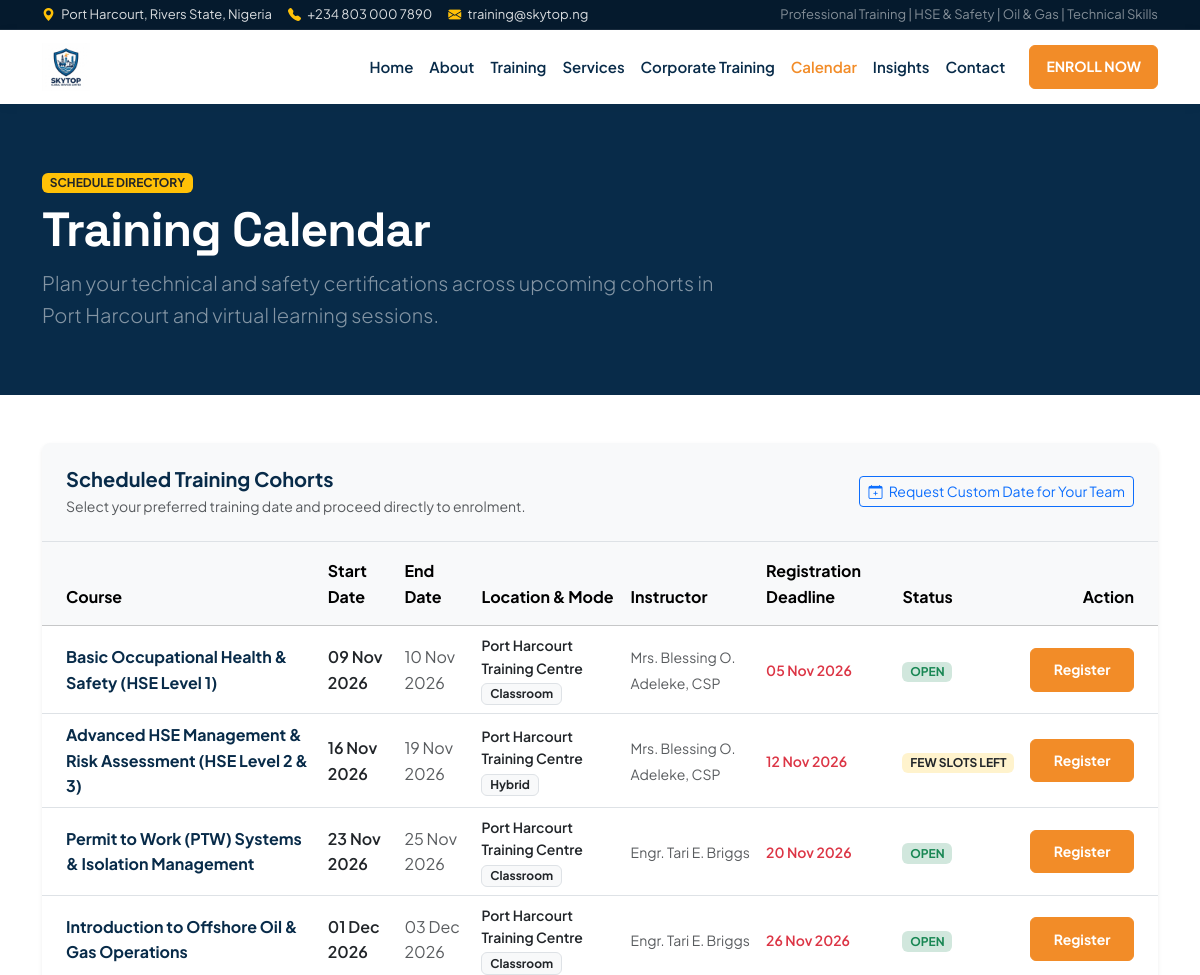
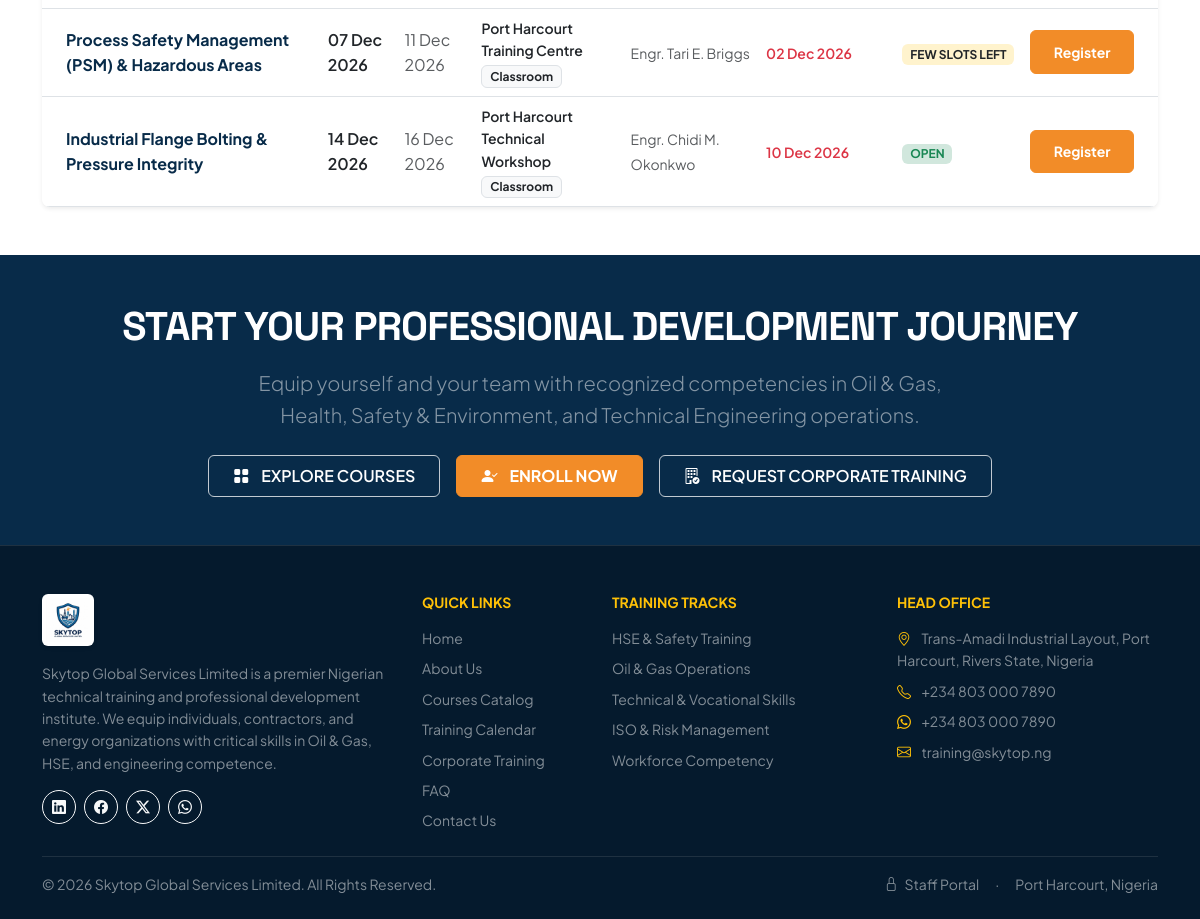
Screenshot of /training-calendar.php with the database file from the repository (2 pictures, top to bottom).
### tables this page shows
CREATE TABLE training_schedules (
    id INT AUTO_INCREMENT PRIMARY KEY,
    course_id INT NOT NULL,
    instructor_id INT NULL,
    start_date DATE NOT NULL,
    end_date DATE NOT NULL,
    location_name VARCHAR(150) NOT NULL DEFAULT 'Port Harcourt Training Centre',
    venue_address VARCHAR(255) DEFAULT 'Skytop Corporate Centre, Port Harcourt, Rivers State',
    training_mode ENUM('Classroom', 'Online', 'Hybrid', 'Corporate On-site') DEFAULT 'Classroom',
    capacity INT DEFAULT 25,
    slots_available INT DEFAULT 25,
    registration_deadline DATE NOT NULL,
    status ENUM('OPEN', 'FEW SLOTS LEFT', 'FULL', 'COMPLETED') DEFAULT 'OPEN',
    created_at TIMESTAMP DEFAULT CURRENT_TIMESTAMP,
    updated_at TIMESTAMP DEFAULT CURRENT_TIMESTAMP ON UPDATE CURRENT_TIMESTAMP,
    CONSTRAINT fk_schedule_course FOREIGN KEY (course_id) REFERENCES courses(id) ON DELETE CASCADE,
    CONSTRAINT fk_schedule_instructor FOREIGN KEY (instructor_id) REFERENCES instructors(id) ON DELETE SET NULL
);

CREATE TABLE courses (
    id INT AUTO_INCREMENT PRIMARY KEY,
    category_id INT NOT NULL,
    title VARCHAR(200) NOT NULL,
    slug VARCHAR(220) NOT NULL UNIQUE,
    short_description TEXT NOT NULL,
    overview LONGTEXT NOT NULL,
    learning_outcomes TEXT NULL,
    target_audience TEXT NULL,
    level ENUM('Beginner', 'Intermediate', 'Advanced', 'All Levels') DEFAULT 'Beginner',
    duration VARCHAR(50) NOT NULL,  
    training_mode ENUM('Classroom', 'Online', 'Hybrid', 'Corporate On-site') DEFAULT 'Classroom',
    fee_ngn DECIMAL(12, 2) NOT NULL DEFAULT 0.00,
    featured_image VARCHAR(255) NULL,
    is_featured BOOLEAN DEFAULT FALSE,
    status ENUM('active', 'archived') DEFAULT 'active',
    created_at TIMESTAMP DEFAULT CURRENT_TIMESTAMP,
    updated_at TIMESTAMP DEFAULT CURRENT_TIMESTAMP ON UPDATE CURRENT_TIMESTAMP,
    CONSTRAINT fk_course_category FOREIGN KEY (category_id) REFERENCES course_categories(id) ON DELETE CASCADE
);

CREATE TABLE instructors (
    id INT AUTO_INCREMENT PRIMARY KEY,
    full_name VARCHAR(120) NOT NULL,
    title VARCHAR(150) NOT NULL,
    specialization VARCHAR(150) NOT NULL,
    bio TEXT NOT NULL,
    photo VARCHAR(255) NULL,
    email VARCHAR(150) NULL,
    phone VARCHAR(50) NULL,
    status ENUM('active', 'inactive') DEFAULT 'active',
    created_at TIMESTAMP DEFAULT CURRENT_TIMESTAMP
);

### models/Training.php (called while the page is built, shortened)
<?php
class Training {
    public static function getAll(): array {
        $db = Database::getConnection();
        $stmt = $db->query("SELECT s.*, c.title AS course_title, i.full_name AS instructor_name
                            FROM training_schedules s
                            JOIN courses c ON s.course_id = c.id
                            LEFT JOIN instructors i ON s.instructor_id = i.id
                            ORDER BY s.start_date ASC");
        return $stmt->fetchAll();
    }
}

### includes/functions.php (called while the page is built, shortened)
<?php
function format_date(string $dateString): string {
    $timestamp = strtotime($dateString);
    return date('d M Y', $timestamp);
}

### training-calendar.php (the view, shortened to what this page needs)
<?php
require_once __DIR__ . '/includes/header.php';
require_once __DIR__ . '/includes/navbar.php';
require_once __DIR__ . '/models/Training.php';
$schedules = Training::getAll();
?>
<div class="bg-navy text-white py-5">
    <div class="container py-3">
        <span class="badge bg-warning text-dark fw-bold mb-2 text-uppercase">Schedule Directory</span>
        <h1 class="fw-bold display-5 mb-2">Training Calendar</h1>
        <p class="lead text-white-50 mb-0" style="max-width: 700px;">
            Plan your technical and safety certifications across upcoming cohorts in Port Harcourt and virtual learning sessions.
        </p>
    </div>
</div>
<div class="container py-5">
    <div class="card border-0 shadow-sm border rounded-3 overflow-hidden">
        <div class="p-4 bg-light border-bottom d-flex flex-column flex-md-row justify-content-between align-items-md-center gap-3">
            <div>
                <h5 class="fw-bold text-navy mb-1">Scheduled Training Cohorts</h5>
                <p class="text-muted small mb-0">Select your preferred training date and proceed directly to enrolment.</p>
            </div>
            <a href="<?= SITE_URL ?>/corporate-training.php" class="btn btn-sm btn-outline-primary">
                <i class="bi bi-calendar-plus me-1"></i> Request Custom Date for Your Team
            </a>
        </div>
        <div class="table-responsive">
            <table class="table table-hover align-middle mb-0">
                <thead class="table-light text-navy">
                    <tr>
                        <th class="ps-4 py-3">Course</th>
                        <th class="py-3">Start Date</th>
                        <th class="py-3">End Date</th>
                        <th class="py-3">Location & Mode</th>
                        <th class="py-3">Instructor</th>
                        <th class="py-3">Registration Deadline</th>
                        <th class="py-3">Status</th>
                        <th class="pe-4 py-3 text-end">Action</th>
                    </tr>
                </thead>
                <tbody>
                    <?php if (empty($schedules)): ?>
                    <tr>
                        <td colspan="8" class="text-center py-5 text-muted">No scheduled sessions found. Please check back soon or request a custom corporate session.</td>
                    </tr>
                    <?php else: ?>
                    <?php foreach ($schedules as $s): ?>
                    <tr>
                        <td class="ps-4">
                            <span class="fw-bold text-navy d-block"><?= htmlspecialchars($s['course_title']) ?></span>
                        </td>
                        <td>
                            <span class="fw-semibold text-dark"><?= format_date($s['start_date']) ?></span>
                        </td>
                        <td>
                            <span class="text-muted"><?= format_date($s['end_date']) ?></span>
                        </td>
                        <td>
                            <span class="d-block small fw-semibold text-dark"><?= htmlspecialchars($s['location_name']) ?></span>
                            <small class="badge bg-light text-dark border"><?= htmlspecialchars($s['training_mode']) ?></small>
                        </td>
                        <td>
                            <small class="text-muted"><?= htmlspecialchars($s['instructor_name'] ?? 'Senior Facilitator') ?></small>
                        </td>
                        <td>
                            <small class="text-danger fw-semibold"><?= format_date($s['registration_deadline']) ?></small>
                        </td>
                        <td>
                            <?php if ($s['status'] === 'OPEN'): ?>
                                <span class="badge bg-success-subtle text-success fw-bold">OPEN</span>
                            <?php elseif ($s['status'] === 'FEW SLOTS LEFT'): ?>
                                <span class="badge bg-warning-subtle text-dark fw-bold">FEW SLOTS LEFT</span>
                            <?php elseif ($s['status'] === 'FULL'): ?>
                                <span class="badge bg-danger-subtle text-danger fw-bold">FULL</span>
                            <?php else: ?>
                                <span class="badge bg-secondary"><?= htmlspecialchars($s['status']) ?></span>
                            <?php endif; ?>
                        </td>
                        <td class="pe-4 text-end">
                            <?php if ($s['status'] !== 'FULL' && $s['status'] !== 'COMPLETED'): ?>
                            <a href="<?= SITE_URL ?>/register.php?course_id=<?= $s['course_id'] ?>&schedule_id=<?= $s['id'] ?>" class="btn btn-sm btn-skytop-orange">
                                Register
                            </a>
                            <?php else: ?>
                            <button class="btn btn-sm btn-light border" disabled>Closed</button>
                            <?php endif; ?>
                        </td>
                    </tr>
                    <?php endforeach; ?>
                    <?php endif; ?>
                </tbody>
            </table>
        </div>
    </div>
</div>
<?php require_once __DIR__ . '/includes/footer.php'; ?>

### assets/css/style.css (style rules this page uses)
:root { --skytop-navy: #082B49; --skytop-navy-dark: #051a2d; --skytop-blue: #0D5EA8; --skytop-orange: #F28C28; --skytop-orange-hover: #d9771a; --skytop-dark: #17212B; --skytop-light: #F5F7FA; --skytop-border: rgba(8, 43, 73, 0.08); }
body { font-family: 'Plus Jakarta Sans', -apple-system, BlinkMacSystemFont, 'Segoe UI', Roboto, sans-serif; color: var(--skytop-dark); background-color: #ffffff; line-height: 1.6; }
h1, h2, h3, h4, .font-heading { font-family: 'Space Grotesk', 'Plus Jakarta Sans', sans-serif; letter-spacing: -0.02em; }
.bg-navy { background-color: var(--skytop-navy) !important; }
.text-navy { color: var(--skytop-navy) !important; }
.btn-skytop-orange { background-color: var(--skytop-orange); color: #ffffff; font-weight: 700; border: 1px solid var(--skytop-orange); padding: 0.65rem 1.4rem; border-radius: 6px; transition: all 0.2s ease; display: inline-flex; align-items: center; justify-content: center; gap: 0.5rem; }

### rows the page displays
training_schedules: course.title "Basic Occupational Health & Safety (HSE Level 1)", start_date "09 Nov 2026", end_date "10 Nov 2026", location_name "Port Harcourt Training Centre", training_mode "Classroom", instructor.full_name "Mrs. Blessing O. Adeleke, CSP", registration_deadline "05 Nov 2026", status "OPEN"
training_schedules: course.title "Advanced HSE Management & Risk Assessment (HSE Level 2 & 3)", start_date "16 Nov 2026", end_date "19 Nov 2026", location_name "Port Harcourt Training Centre", training_mode "Hybrid", instructor.full_name "Mrs. Blessing O. Adeleke, CSP", registration_deadline "12 Nov 2026", status "FEW SLOTS LEFT"
training_schedules: course.title "Permit to Work (PTW) Systems & Isolation Management", start_date "23 Nov 2026", end_date "25 Nov 2026", location_name "Port Harcourt Training Centre", training_mode "Classroom", instructor.full_name "Engr. Tari E. Briggs", registration_deadline "20 Nov 2026", status "OPEN"
training_schedules: course.title "Introduction to Offshore Oil & Gas Operations", start_date "01 Dec 2026", end_date "03 Dec 2026", location_name "Port Harcourt Training Centre", training_mode "Classroom", instructor.full_name "Engr. Tari E. Briggs", registration_deadline "26 Nov 2026", status "OPEN"
training_schedules: course.title "Process Safety Management (PSM) & Hazardous Areas", start_date "07 Dec 2026", end_date "11 Dec 2026", location_name "Port Harcourt Training Centre", training_mode "Classroom", instructor.full_name "Engr. Tari E. Briggs", registration_deadline "02 Dec 2026", status "FEW SLOTS LEFT"
training_schedules: course.title "Industrial Flange Bolting & Pressure Integrity", start_date "14 Dec 2026", end_date "16 Dec 2026", location_name "Port Harcourt Technical Workshop", training_mode "Classroom", instructor.full_name "Engr. Chidi M. Okonkwo", registration_deadline "10 Dec 2026", status "OPEN"

### other values shown
SITE_PHONE "+234 803 000 7890"
ADMIN_EMAIL "training@skytop.ng"
SITE_WHATSAPP "+234 803 000 7890"
